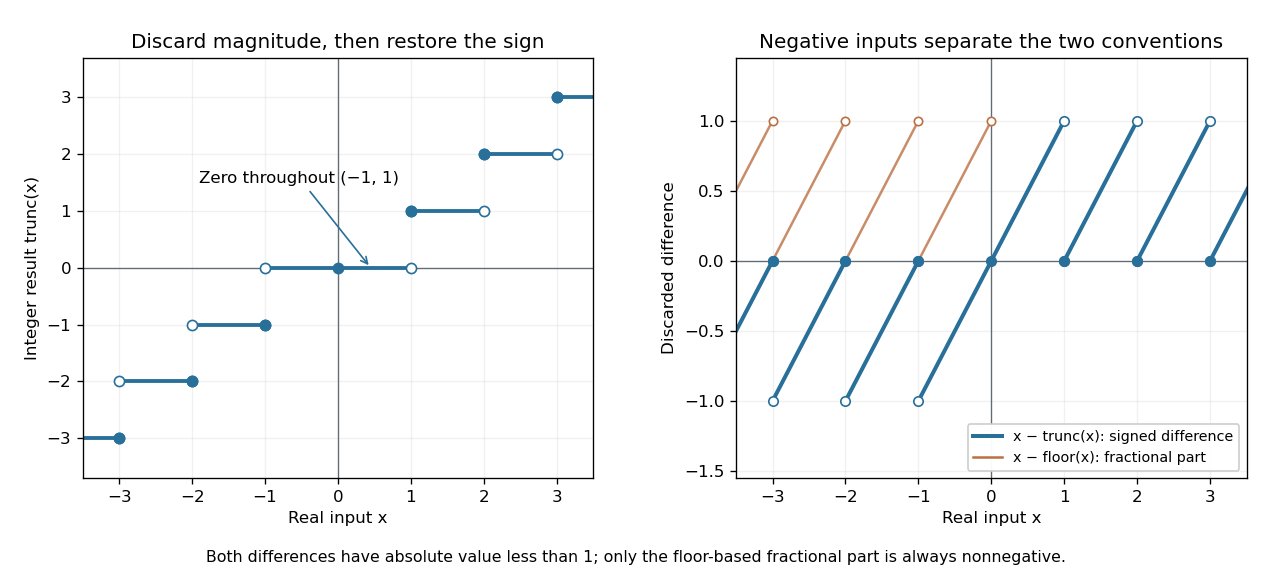

The script that drew this image:
"""Truncation's sign-dependent steps and discarded fractional differences.

Output: matching opaque white PNG in CWD. See pyproject.toml for versions.
"""
from pathlib import Path
import matplotlib
matplotlib.use('Agg')
import matplotlib.pyplot as plt
import numpy as np

fig, axes = plt.subplots(1, 2, figsize=(10.6, 4.8), dpi=120, facecolor='white')
for ax in axes:
    ax.set_facecolor('white')
    ax.grid(alpha=0.17)
    ax.axhline(0, color='#626c72', lw=0.8)
    ax.axvline(0, color='#626c72', lw=0.8)
    ax.set(xlim=(-3.5, 3.5), xticks=range(-3, 4), xlabel='Real input x')
for m in range(-3, 4):
    left, right = ((m-1, m) if m<0 else ((m, m+1) if m>0 else (-1, 1)))
    axes[0].plot([left, right], [m, m], color='#286f99', lw=2.3)
    axes[0].scatter([left, right], [m, m], s=37, facecolors='white', edgecolors='#286f99', zorder=4)
# Each integer maps to itself; zero is interior to the flat central segment.
axes[0].scatter(range(-3, 4), range(-3, 4), s=37, color='#286f99', zorder=6)
axes[0].set(ylim=(-3.7, 3.7), ylabel='Integer result trunc(x)', title='Discard magnitude, then restore the sign')
axes[0].annotate('Zero throughout (−1, 1)', (0.45, 0), xytext=(-1.9, 1.5), fontsize=10,
                 arrowprops={'arrowstyle': '->', 'color': '#286f99'})
# Plot intervals separately so no vertical segment implies intermediate outputs.
for k in range(-4, 4):
    x=np.linspace(k, k+1, 160)
    axes[1].plot(x, x-k, color='#bb7044', lw=1.5, alpha=0.8)
    axes[1].scatter([k], [0], s=25, color='#bb7044', zorder=4)
    axes[1].scatter([k+1], [1], s=25, facecolors='white', edgecolors='#bb7044', zorder=4)
for m in range(-3, 4):
    left,right=((m-1,m) if m<0 else ((m,m+1) if m>0 else (-1,1)))
    x=np.linspace(left,right,160)
    axes[1].plot(x,x-m,color='#286f99',lw=2.4)
    axes[1].scatter([left,right],[left-m,right-m],s=32,facecolors='white',edgecolors='#286f99',zorder=5)
axes[1].scatter(range(-3,4),np.zeros(7),s=32,color='#286f99',zorder=6)
axes[1].plot([],[],color='#286f99',lw=2.4,label='x − trunc(x): signed difference')
axes[1].plot([],[],color='#bb7044',lw=1.5,label='x − floor(x): fractional part')
axes[1].set(ylim=(-1.55,1.45),ylabel='Discarded difference',title='Negative inputs separate the two conventions')
axes[1].legend(loc='lower right',fontsize=8.6,framealpha=0.97)
fig.text(0.5,0.025,'Both differences have absolute value less than 1; only the floor-based fractional part is always nonnegative.',
         ha='center',fontsize=9.5)
fig.subplots_adjust(left=0.065,right=0.98,top=0.9,bottom=0.17,wspace=0.28)
fig.savefig(Path.cwd()/(Path(__file__).stem+'.png'),facecolor='white')
plt.close(fig)
